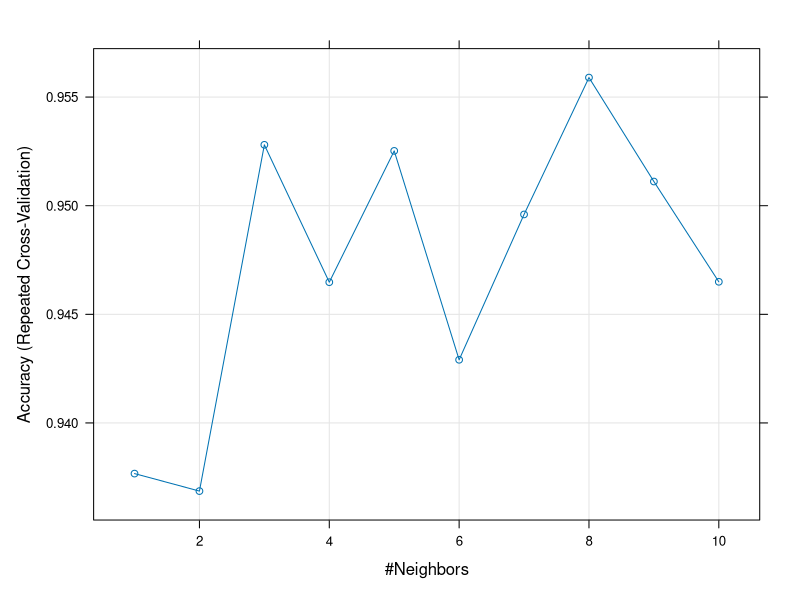
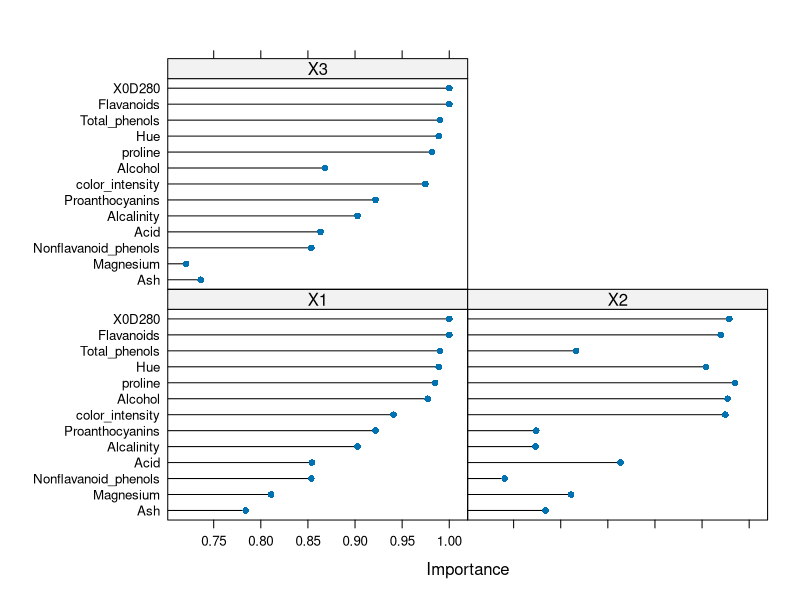

Here is the R script that generated these plots, in order:
install.packages("caret", dependencies=TRUE)
library(caret)

wine_df<-read.csv(file="wine.csv", header=T)
wine_df$Class <- as.factor(wine_df$Class)
str(wine_df)
df <- wine_df
set.seed(2030)
total <- sample(nrow(df), nrow(df)*0.7)
train <- wine_df[total ,]
test <- wine_df[- total,]
train_x <- train[,1:13]
train_y <- train[,14]
test_x <- test[,1:13]
test_y <- test[,14]
ctrl <- trainControl(method="repeatedcv",number=10, 
                     repeats = 5)  
customGrid <- expand.grid(k=1:10)
knnFit <- train(Class ~ ., 
                data = train, 
                method = "knn", 
                trControl = ctrl, 
                preProcess = c("center","scale"),
                tuneGrid=customGrid,
                metric="Accuracy")

knnFit # 모델에 대해 실행
plot(knnFit) #실행 모델 시각화
pred_test <- predict(knnFit, newdata=test) #예측
confusionMatrix(pred_test, test$Class) #검증 메트릭스
importance_knn <- varImp(knnFit, scale=FALSE) # 모델에서 중요한 속성 파악
plot(importance_knn)

